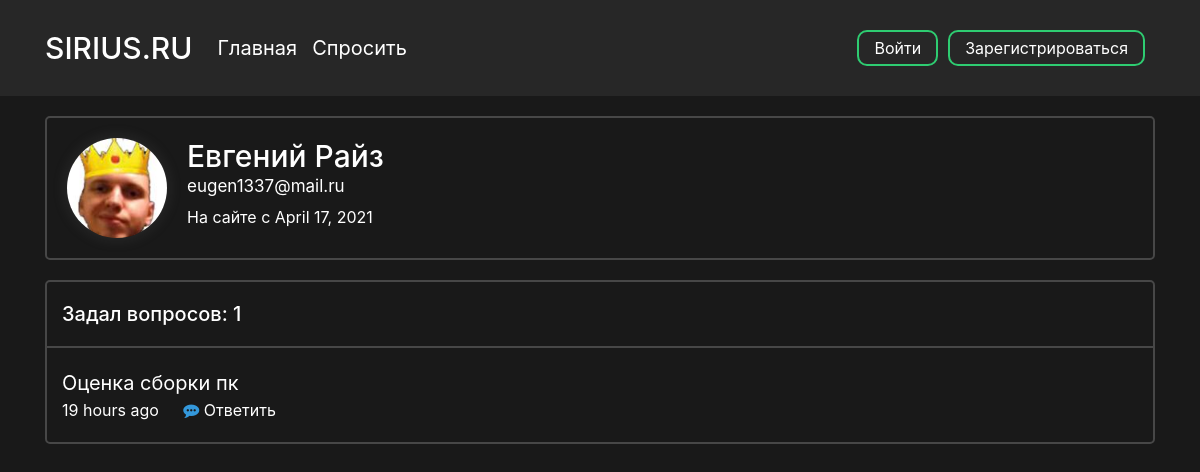
Before: /profile/1 with the older database file.
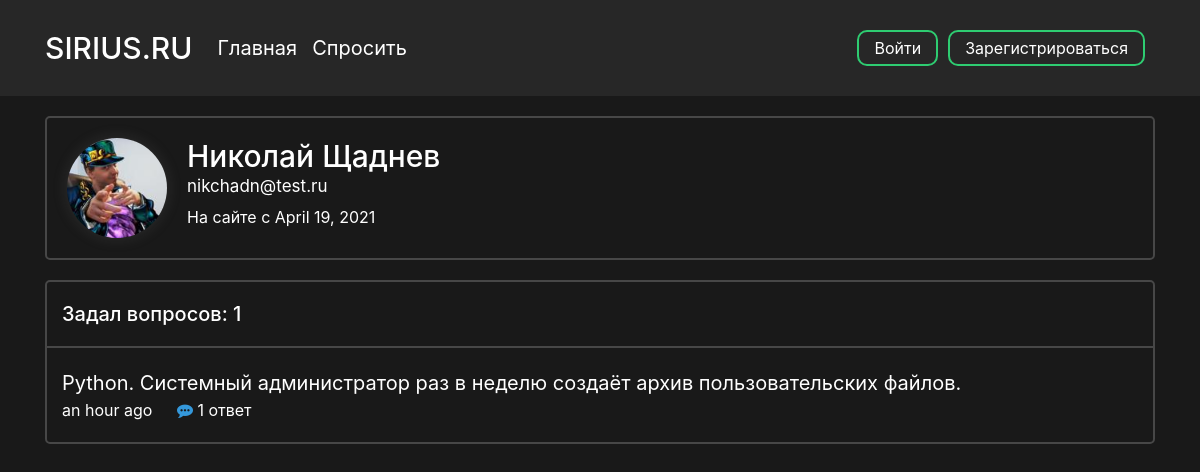
After: the same page with the newer database file.
### data/users.py (models this page shows, shortened)
class User(SqlAlchemyBase, UserMixin):
    __tablename__ = 'users'
    id = sqlalchemy.Column(sqlalchemy.Integer,
                           primary_key=True, autoincrement=True)
    surname = sqlalchemy.Column(sqlalchemy.String, nullable=True)
    name = sqlalchemy.Column(sqlalchemy.String, nullable=True)
    image_file = sqlalchemy.Column(sqlalchemy.String, nullable=False, default='default.jpg')
    age = sqlalchemy.Column(sqlalchemy.Integer, nullable=True)
    country = sqlalchemy.Column(sqlalchemy.String, nullable=True)
    city = sqlalchemy.Column(sqlalchemy.String, nullable=True)
    email = sqlalchemy.Column(sqlalchemy.String,
                              index=True, unique=True, nullable=True)
    hashed_password = sqlalchemy.Column(sqlalchemy.String, nullable=True)
    registration_date = sqlalchemy.Column(sqlalchemy.DateTime,
                                      default=datetime.datetime.utcnow)
    def get_questions(self):
        from .db_session import create_session
        from .questions import Question
        db_sess = create_session()
        questions = db_sess.query(Question).filter(Question.user_id == self.id).all()
        return questions

### data/questions.py (models this page shows)
class Question(SqlAlchemyBase):
    __tablename__ = 'questions'
    id = sqlalchemy.Column(sqlalchemy.Integer,
                           primary_key=True, autoincrement=True)
    title = sqlalchemy.Column(sqlalchemy.String)
    text = sqlalchemy.Column(sqlalchemy.String)
    user_id = sqlalchemy.Column(sqlalchemy.Integer,
                                sqlalchemy.ForeignKey("users.id"))
    user = orm.relation('User')
    created_date = sqlalchemy.Column(sqlalchemy.DateTime,
                                      default=datetime.datetime.utcnow)
    def get_answers(self):
        from data import db_session
        db_sess = db_session.create_session()
        answers= db_sess.query(Answer).filter(Answer.question_id == self.id).all()
        return answers
    @staticmethod
    def correct_form(number:int):
        if number % 10 == 1:
            return 'ответ'
        elif 2 <= number % 10 <= 4:
            return 'ответа'
        else:
            print('zxc')
            return 'ответов'

### main.py (the view, shortened to what this page needs)
@app.route("/profile/<int:profile_id>", methods=["GET", "POST"])
def profile_page(profile_id):
    form = UpdateProfileForm()
    db_sess = db_session.create_session()
    return render_template("profile.html", user=load_user(profile_id), form=form)

### data/db_session.py (called while the page is built)
def create_session() -> Session:
    global __factory
    return __factory()

### main.py (called while the page is built)
@manager.user_loader
def load_user(user_id):
    db_sess = db_session.create_session()
    user = db_sess.query(User).filter(User.id == user_id).first()
    return user

### templates/profile.html (shortened to what this page needs)
<head>
    <link rel="stylesheet" type="text/css" href="{{ url_for('static', filename='css/profile.css')}}">
</head>
{% extends "base.html" %}
{% block content %}
<div class="profile-block">
        <div class="profile-info">
            <img src="{{ url_for('static', filename='images/profile_pics/' + user.image_file) }}" alt="" class="profile_picture">
            <div class="info">
                <h3 class="name">{{ user.name }} {{ user.surname}}</h3>
                <p class="email">{{ user.email }}</p>
                <p class="registration-date">На сайте с {{ moment(user.registration_date).format('LL') }}</p>
            </div>
        </div>
    </div>
<div class="user-questions">
    {% set questions = user.get_questions() %}
    <div class="question-count-wrapper">
        <div class="question-count">
            <h5 class="counter">Задал вопросов: {{ questions|length }}</h5>
        </div>
    </div>
    <div class="questions">
        {% for item in questions %}
            <div class="question-block-wrapper">
                <div class="question-block">
                    <p class="question-title"><a href="{{ url_for('question_page', question_id = item.id) }}">{{ item.title }}</a></p>
                    <p class="created_time">{{ moment(item.created_date).fromNow(refresh=True) }}</p>
                    <p class="answers">
                        {% set answer_count = item.get_answers()|length %}
                        {% if answer_count == 0 %}
                        <a href="{{ url_for('question_page', question_id = item.id) }}#text">
                            <i class="fa fa-commenting answer-icon" aria-hidden="true"></i>
                            Ответить
                        </a>
                        {% else %}
                        <a href="{{ url_for('question_page', question_id = item.id) }}#text">
                            <i class="fa fa-commenting answer-icon" aria-hidden="true"></i>
                            {{ answer_count }} {{ item.correct_form(answer_count) }}
                        </a>
                        {% endif %}
                    </p>
                </div>
            </div>
        {% endfor %}
    </div>
</div>
{% endblock %}

### templates/base.html (shortened to what this page needs)
<!doctype html>
<html lang="ru">
<head>
    <link rel="stylesheet"
          href="https://stackpath.bootstrapcdn.com/bootstrap/4.4.1/css/bootstrap.min.css"
>
    <link rel="stylesheet" type="text/css" href="{{ url_for('static', filename='css/base.css')}}">
    <link rel="stylesheet" href="https://maxcdn.bootstrapcdn.com/font-awesome/4.5.0/css/font-awesome.min.css">
</head>
<body>
    <header>
        <div class="container">
            <nav class="navbar header">
                <div class="nav_left">
                    <a class="navbar-brand nav_logo" href="{{ url_for('main_page') }}">SIRIUS.RU</a>
                    <a class="navbar-brand nav_item" href="{{ url_for('main_page') }}">Главная</a>
                    <a class="navbar-brand nav_item" href="{{ url_for('ask_question_page') }}">Спросить</a>
                </div>
                <div class="nav_right">
                    {% if current_user %}
                        {% if current_user.is_authenticated %}
                            <a class="profile nav_item" href="{{ url_for('profile_page', profile_id = current_user.id) }}">
                                <i class="fa fa-user" aria-hidden="true"></i> {{ current_user.name }} {{current_user.surname }}
                            </a>
                            <a class="nav_item nav_btn" href="{{ url_for('logout') }}">Выход</a>
                        {% else %}
                            <a class="nav_item nav_btn" href="{{ url_for('login') }}">Войти</a>
                            <a class="nav_item nav_btn" href="{{ url_for('reqister') }}">Зарегистрироваться</a>
                        {% endif %}
                    {% endif %}
                </div>
            </nav>
        </div>
    </header>
    <main role="main" class="container">
        {% block content %}{% endblock %}
    </main>
</body>
</html>

### static/css/profile.css (style rules this page uses)
.profile-block, .user-questions { border: 2px solid rgba(255, 255, 255, 0.2); border-radius: 5px; -webkit-background-clip: padding-box; background-clip: padding-box; }
.profile-block { margin-bottom: 20px; }
.profile-info { padding: 20px; display: flex; align-items: flex-start; position: relative; }
.profile_picture { width: 100px; border-radius: 50%; margin-right: 20px; -webkit-box-shadow: 0px 0px 15px 0px rgba(150, 150, 150, 0.17); -moz-box-shadow: 0px 0px 15px 0px rgba(150, 150, 150, 0.17); box-shadow: 0px 0px 15px 0px rgba(150, 150, 150, 0.17); }
.info { display: inline-flex; flex-flow: column; }
.name { font-size: 30px; display: inline; margin: 0; }
.email { font-size: 17px; display: inline; margin-bottom: 5px; }
.user-questions { margin-bottom: 15px; }
.question-count { padding: 20px 15px; }
.counter { margin: 0; }
.question-block-wrapper:after, .question-block-wrapper:first-child:before { content: ''; display: block; height: 2px; background: rgba(255, 255, 255, 0.2); margin: 0px }
.question-block-wrapper:last-child:after { content: none; }
.question-block { padding: 20px 15px; }
.question-title { font-size: 20px; }
.created_time { display: inline; margin-right: 20px }
.answers { display: inline; }
.answer-icon { color: #3498db; }

### static/css/base.css (style rules this page uses)
html { color: #ffffff }
body { background-color: #191919 !important; color: #ffffff; overflow-y: scroll; }
a { color: #ffffff; }
p { margin: 0px; }
header { background-color: #272727; color: #ffffff; }
.header { display: flex; justify-content: space-between; vertical-align: middle; margin-bottom: 20px; padding: 10px 0; }
.nav_left, .nav_right { display: flex; flex-direction: row; flex-wrap: nowrap; justify-content: center; align-items: center; align-content: center; }
.nav_logo { font-size: 30px; font-weight: 500; margin-right: 25px }
.nav_item { display: inline-block; margin-right: 15px; transition: 0.15s; }
.nav_btn { border-radius: 10px; outline: none; border: 2px solid #2ecc71; background: none; display: block; margin: 20px auto; margin-right: 10px; padding: 4px 15px; text-align: center; color: white; transition: 0.25s; cursor: pointer; }

Changed rows visible on the page:
removed Question: title "Оценка сборки пк", created_date "19 hours ago"
changed User: image_file: a different picture; name "Евгений" → "Николай"; surname "Райз" → "Щаднев"; email "eugen1337@mail.ru" → "nikchadn@test.ru"; registration_date "April 17, 2021" → "April 19, 2021"
added Question: title "Python. Системный администратор раз в неделю создаёт архив пользовательских файлов.", created_date "an hour ago", answer_count "1", correct_form "ответ"
